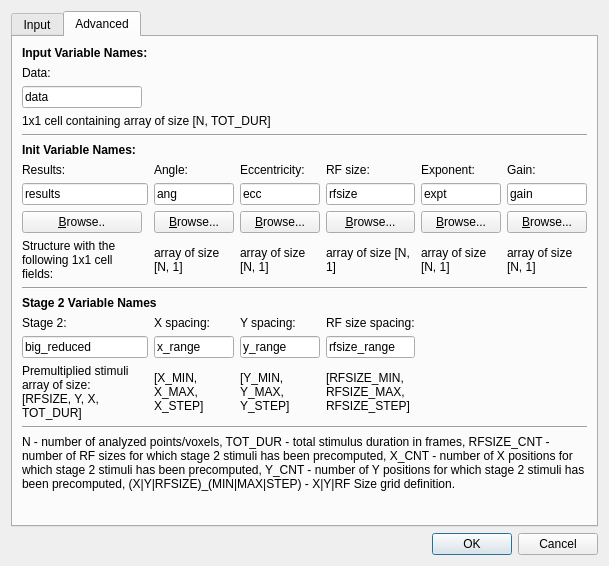
<?xml version="1.0" encoding="UTF-8"?>
<ui version="4.0">
 <class>PrfSamplingDialog</class>
 <widget class="QDialog" name="PrfSamplingDialog">
  <property name="geometry">
   <rect>
    <x>0</x>
    <y>0</y>
    <width>565</width>
    <height>566</height>
   </rect>
  </property>
  <property name="windowTitle">
   <string>QPrf - Posterior Sampling</string>
  </property>
  <layout class="QVBoxLayout" name="verticalLayout">
   <item>
    <widget class="QTabWidget" name="tabWidget">
     <property name="currentIndex">
      <number>1</number>
     </property>
     <widget class="QWidget" name="tab">
      <attribute name="title">
       <string>Input</string>
      </attribute>
      <layout class="QGridLayout" name="gridLayout" columnstretch="0,1,0,0,0">
       <item row="0" column="1" colspan="3">
        <widget class="QLineEdit" name="dataFileName_lineEdit"/>
       </item>
       <item row="2" column="0">
        <widget class="QLabel" name="label_2">
         <property name="font">
          <font>
           <weight>75</weight>
           <bold>true</bold>
          </font>
         </property>
         <property name="text">
          <string>Init file (.mat):</string>
         </property>
        </widget>
       </item>
       <item row="1" column="0" colspan="5">
        <widget class="QLabel" name="label_4">
         <property name="text">
          <string>Input file should contain MRI data corresponding to stage 2 stimuli file.</string>
         </property>
         <property name="wordWrap">
          <bool>true</bool>
         </property>
        </widget>
       </item>
       <item row="0" column="0">
        <widget class="QLabel" name="label">
         <property name="font">
          <font>
           <weight>75</weight>
           <bold>true</bold>
          </font>
         </property>
         <property name="text">
          <string>Input file (.mat):</string>
         </property>
        </widget>
       </item>
       <item row="2" column="1" colspan="3">
        <widget class="QLineEdit" name="lineEdit_2"/>
       </item>
       <item row="2" column="4">
        <widget class="QPushButton" name="pushButton_2">
         <property name="text">
          <string>&amp;Browse...</string>
         </property>
        </widget>
       </item>
       <item row="0" column="4">
        <widget class="QPushButton" name="pushButton">
         <property name="text">
          <string>&amp;Browse...</string>
         </property>
        </widget>
       </item>
       <item row="4" column="1" colspan="3">
        <widget class="QLineEdit" name="stage2FileName_lineEdit"/>
       </item>
       <item row="4" column="0">
        <widget class="QLabel" name="label_3">
         <property name="font">
          <font>
           <weight>75</weight>
           <bold>true</bold>
          </font>
         </property>
         <property name="text">
          <string>Stage 2 file (.mat):</string>
         </property>
        </widget>
       </item>
       <item row="7" column="0" colspan="5">
        <widget class="QLabel" name="label_7">
         <property name="text">
          <string>Please refer to Advanced tab for further options.</string>
         </property>
        </widget>
       </item>
       <item row="5" column="0" colspan="5">
        <widget class="QLabel" name="label_6">
         <property name="text">
          <string>Stage 2 file must contain preprocessed stimuli corresponding to MRI signal registered in input file.</string>
         </property>
         <property name="wordWrap">
          <bool>true</bool>
         </property>
        </widget>
       </item>
       <item row="4" column="4">
        <widget class="QPushButton" name="pushButton_3">
         <property name="text">
          <string>&amp;Browse...</string>
         </property>
        </widget>
       </item>
       <item row="3" column="0" colspan="5">
        <widget class="QLabel" name="label_5">
         <property name="text">
          <string>Init file must contain initial estimates of pRF and hemodynamic parameters obtained using e.g. grid search, LASSO-type regression or gradient descent.</string>
         </property>
         <property name="wordWrap">
          <bool>true</bool>
         </property>
        </widget>
       </item>
       <item row="6" column="0" colspan="5">
        <spacer name="verticalSpacer_2">
         <property name="orientation">
          <enum>Qt::Vertical</enum>
         </property>
         <property name="sizeHint" stdset="0">
          <size>
           <width>20</width>
           <height>40</height>
          </size>
         </property>
        </spacer>
       </item>
      </layout>
     </widget>
     <widget class="QWidget" name="tab_2">
      <attribute name="title">
       <string>Advanced</string>
      </attribute>
      <layout class="QGridLayout" name="gridLayout_2">
       <item row="1" column="0" colspan="2">
        <widget class="QLabel" name="label_9">
         <property name="text">
          <string>Data:</string>
         </property>
        </widget>
       </item>
       <item row="0" column="0" colspan="2">
        <widget class="QLabel" name="label_8">
         <property name="font">
          <font>
           <weight>75</weight>
           <bold>true</bold>
          </font>
         </property>
         <property name="text">
          <string>Input Variable Names:</string>
         </property>
        </widget>
       </item>
       <item row="4" column="0" colspan="7">
        <widget class="Line" name="line">
         <property name="orientation">
          <enum>Qt::Horizontal</enum>
         </property>
        </widget>
       </item>
       <item row="6" column="5">
        <widget class="QLabel" name="label_16">
         <property name="text">
          <string>Exponent:</string>
         </property>
        </widget>
       </item>
       <item row="6" column="2">
        <widget class="QLabel" name="label_13">
         <property name="text">
          <string>Angle:</string>
         </property>
        </widget>
       </item>
       <item row="5" column="0" colspan="2">
        <widget class="QLabel" name="label_10">
         <property name="font">
          <font>
           <weight>75</weight>
           <bold>true</bold>
          </font>
         </property>
         <property name="text">
          <string>Init Variable Names:</string>
         </property>
        </widget>
       </item>
       <item row="6" column="4">
        <widget class="QLabel" name="label_15">
         <property name="text">
          <string>RF size:</string>
         </property>
        </widget>
       </item>
       <item row="6" column="3">
        <widget class="QLabel" name="label_14">
         <property name="text">
          <string>Eccentricity:</string>
         </property>
        </widget>
       </item>
       <item row="7" column="0" colspan="2">
        <widget class="QLineEdit" name="lineEdit_5">
         <property name="text">
          <string>results</string>
         </property>
        </widget>
       </item>
       <item row="7" column="4">
        <widget class="QLineEdit" name="lineEdit_8">
         <property name="text">
          <string>rfsize</string>
         </property>
        </widget>
       </item>
       <item row="14" column="2">
        <widget class="QLineEdit" name="lineEdit_13">
         <property name="text">
          <string>x_range</string>
         </property>
        </widget>
       </item>
       <item row="12" column="0" colspan="7">
        <widget class="QLabel" name="label_18">
         <property name="font">
          <font>
           <weight>75</weight>
           <bold>true</bold>
          </font>
         </property>
         <property name="text">
          <string>Stage 2 Variable Names</string>
         </property>
        </widget>
       </item>
       <item row="6" column="0" colspan="2">
        <widget class="QLabel" name="label_12">
         <property name="text">
          <string>Results:</string>
         </property>
        </widget>
       </item>
       <item row="14" column="3">
        <widget class="QLineEdit" name="lineEdit_12">
         <property name="text">
          <string>y_range</string>
         </property>
        </widget>
       </item>
       <item row="6" column="6">
        <widget class="QLabel" name="label_17">
         <property name="text">
          <string>Gain:</string>
         </property>
        </widget>
       </item>
       <item row="14" column="0" colspan="2">
        <widget class="QLineEdit" name="lineEdit_11">
         <property name="text">
          <string>big_reduced</string>
         </property>
        </widget>
       </item>
       <item row="7" column="2">
        <widget class="QLineEdit" name="lineEdit_6">
         <property name="text">
          <string>ang</string>
         </property>
        </widget>
       </item>
       <item row="13" column="4">
        <widget class="QLabel" name="label_22">
         <property name="text">
          <string>RF size spacing:</string>
         </property>
        </widget>
       </item>
       <item row="13" column="3">
        <widget class="QLabel" name="label_20">
         <property name="text">
          <string>Y spacing:</string>
         </property>
        </widget>
       </item>
       <item row="14" column="4">
        <widget class="QLineEdit" name="lineEdit_14">
         <property name="text">
          <string>rfsize_range</string>
         </property>
        </widget>
       </item>
       <item row="13" column="2">
        <widget class="QLabel" name="label_19">
         <property name="text">
          <string>X spacing:</string>
         </property>
        </widget>
       </item>
       <item row="10" column="0" rowspan="2" colspan="7">
        <widget class="Line" name="line_2">
         <property name="orientation">
          <enum>Qt::Horizontal</enum>
         </property>
        </widget>
       </item>
       <item row="7" column="3">
        <widget class="QLineEdit" name="lineEdit_7">
         <property name="text">
          <string>ecc</string>
         </property>
        </widget>
       </item>
       <item row="7" column="6">
        <widget class="QLineEdit" name="lineEdit_10">
         <property name="text">
          <string>gain</string>
         </property>
        </widget>
       </item>
       <item row="9" column="2">
        <widget class="QLabel" name="label_27">
         <property name="text">
          <string>array of size [N, 1]</string>
         </property>
         <property name="wordWrap">
          <bool>true</bool>
         </property>
        </widget>
       </item>
       <item row="13" column="0" colspan="2">
        <widget class="QLabel" name="label_21">
         <property name="text">
          <string>Stage 2:</string>
         </property>
        </widget>
       </item>
       <item row="7" column="5">
        <widget class="QLineEdit" name="lineEdit_9">
         <property name="text">
          <string>expt</string>
         </property>
        </widget>
       </item>
       <item row="15" column="4">
        <widget class="QLabel" name="label_25">
         <property name="text">
          <string>[RFSIZE_MIN, RFSIZE_MAX, RFSIZE_STEP]</string>
         </property>
         <property name="wordWrap">
          <bool>true</bool>
         </property>
        </widget>
       </item>
       <item row="15" column="3">
        <widget class="QLabel" name="label_24">
         <property name="text">
          <string>[Y_MIN, Y_MAX, Y_STEP]</string>
         </property>
         <property name="wordWrap">
          <bool>true</bool>
         </property>
        </widget>
       </item>
       <item row="15" column="2">
        <widget class="QLabel" name="label_23">
         <property name="text">
          <string>[X_MIN, X_MAX, X_STEP]</string>
         </property>
         <property name="wordWrap">
          <bool>true</bool>
         </property>
        </widget>
       </item>
       <item row="2" column="0">
        <widget class="QLineEdit" name="lineEdit_4">
         <property name="text">
          <string>data</string>
         </property>
        </widget>
       </item>
       <item row="9" column="0">
        <widget class="QLabel" name="label_26">
         <property name="text">
          <string>Structure with the following 1x1 cell fields:</string>
         </property>
         <property name="wordWrap">
          <bool>true</bool>
         </property>
        </widget>
       </item>
       <item row="15" column="0">
        <widget class="QLabel" name="label_11">
         <property name="text">
          <string>Premultiplied stimuli array of size: [RFSIZE, Y, X, TOT_DUR]</string>
         </property>
         <property name="wordWrap">
          <bool>true</bool>
         </property>
        </widget>
       </item>
       <item row="3" column="0" colspan="4">
        <widget class="QLabel" name="label_32">
         <property name="text">
          <string>1x1 cell containing array of size [N, TOT_DUR]</string>
         </property>
        </widget>
       </item>
       <item row="18" column="0" colspan="7">
        <spacer name="verticalSpacer">
         <property name="orientation">
          <enum>Qt::Vertical</enum>
         </property>
         <property name="sizeHint" stdset="0">
          <size>
           <width>20</width>
           <height>40</height>
          </size>
         </property>
        </spacer>
       </item>
       <item row="16" column="0" colspan="7">
        <widget class="Line" name="line_3">
         <property name="orientation">
          <enum>Qt::Horizontal</enum>
         </property>
        </widget>
       </item>
       <item row="9" column="6">
        <widget class="QLabel" name="label_31">
         <property name="text">
          <string>array of size [N, 1]</string>
         </property>
         <property name="wordWrap">
          <bool>true</bool>
         </property>
        </widget>
       </item>
       <item row="9" column="5">
        <widget class="QLabel" name="label_30">
         <property name="text">
          <string>array of size [N, 1]</string>
         </property>
         <property name="wordWrap">
          <bool>true</bool>
         </property>
        </widget>
       </item>
       <item row="9" column="4">
        <widget class="QLabel" name="label_29">
         <property name="text">
          <string>array of size [N, 1]</string>
         </property>
         <property name="wordWrap">
          <bool>true</bool>
         </property>
        </widget>
       </item>
       <item row="17" column="0" colspan="7">
        <widget class="QLabel" name="label_33">
         <property name="text">
          <string>N - number of analyzed points/voxels, TOT_DUR - total stimulus duration in frames, RFSIZE_CNT - number of RF sizes for which stage 2 stimuli has been precomputed, X_CNT - number of X positions for which stage 2 stimuli has been precomputed, Y_CNT - number of Y positions for which stage 2 stimuli has been precomputed, (X|Y|RFSIZE)_(MIN|MAX|STEP) - X|Y|RF Size grid definition.</string>
         </property>
         <property name="wordWrap">
          <bool>true</bool>
         </property>
        </widget>
       </item>
       <item row="9" column="3">
        <widget class="QLabel" name="label_28">
         <property name="text">
          <string>array of size [N, 1]</string>
         </property>
         <property name="wordWrap">
          <bool>true</bool>
         </property>
        </widget>
       </item>
       <item row="8" column="0">
        <widget class="QPushButton" name="pushButton_4">
         <property name="text">
          <string>&amp;Browse..</string>
         </property>
        </widget>
       </item>
       <item row="8" column="2">
        <widget class="QPushButton" name="pushButton_5">
         <property name="text">
          <string>&amp;Browse...</string>
         </property>
        </widget>
       </item>
       <item row="8" column="3">
        <widget class="QPushButton" name="pushButton_6">
         <property name="text">
          <string>&amp;Browse...</string>
         </property>
        </widget>
       </item>
       <item row="8" column="4">
        <widget class="QPushButton" name="pushButton_7">
         <property name="text">
          <string>&amp;Browse...</string>
         </property>
        </widget>
       </item>
       <item row="8" column="5">
        <widget class="QPushButton" name="pushButton_8">
         <property name="text">
          <string>&amp;Browse...</string>
         </property>
        </widget>
       </item>
       <item row="8" column="6">
        <widget class="QPushButton" name="pushButton_9">
         <property name="text">
          <string>&amp;Browse...</string>
         </property>
        </widget>
       </item>
      </layout>
     </widget>
    </widget>
   </item>
   <item>
    <widget class="QDialogButtonBox" name="buttonBox">
     <property name="orientation">
      <enum>Qt::Horizontal</enum>
     </property>
     <property name="standardButtons">
      <set>QDialogButtonBox::Cancel|QDialogButtonBox::Ok</set>
     </property>
    </widget>
   </item>
  </layout>
 </widget>
 <resources/>
 <connections>
  <connection>
   <sender>buttonBox</sender>
   <signal>accepted()</signal>
   <receiver>PrfSamplingDialog</receiver>
   <slot>accept()</slot>
   <hints>
    <hint type="sourcelabel">
     <x>257</x>
     <y>472</y>
    </hint>
    <hint type="destinationlabel">
     <x>157</x>
     <y>274</y>
    </hint>
   </hints>
  </connection>
  <connection>
   <sender>buttonBox</sender>
   <signal>rejected()</signal>
   <receiver>PrfSamplingDialog</receiver>
   <slot>reject()</slot>
   <hints>
    <hint type="sourcelabel">
     <x>325</x>
     <y>472</y>
    </hint>
    <hint type="destinationlabel">
     <x>286</x>
     <y>274</y>
    </hint>
   </hints>
  </connection>
 </connections>
</ui>
